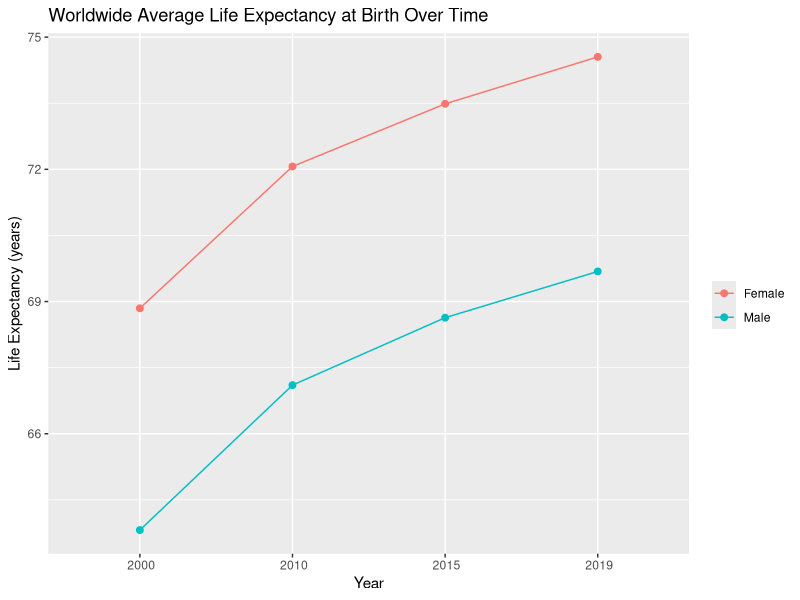

Recreate this plot in R.
library(tidyverse)

dataframe <- read.csv("phc6791/data_life_who.csv")
df_clean <- dataframe[-1,]

dfc <- df_clean %>% 
  group_by(X.1) %>% 
  summarise(Male = mean(as.integer(Life.expectancy.at.birth..years..1)),
            Female = mean(as.integer(Life.expectancy.at.birth..years..2))) 

dfl <- dfc %>% 
  pivot_longer(cols = c(Male, Female),
               names_to = "Sex", values_to = "life.expectancy") %>% 
  arrange(Sex)

dfl %>% ggplot(aes(x = X.1, y = life.expectancy, color = Sex, group = Sex)) +
  geom_point(size = 2) +
  geom_line() +
  labs(title = "Worldwide Average Life Expectancy at Birth Over Time",
  x = "Year", y = "Life Expectancy (years)", color = "")
